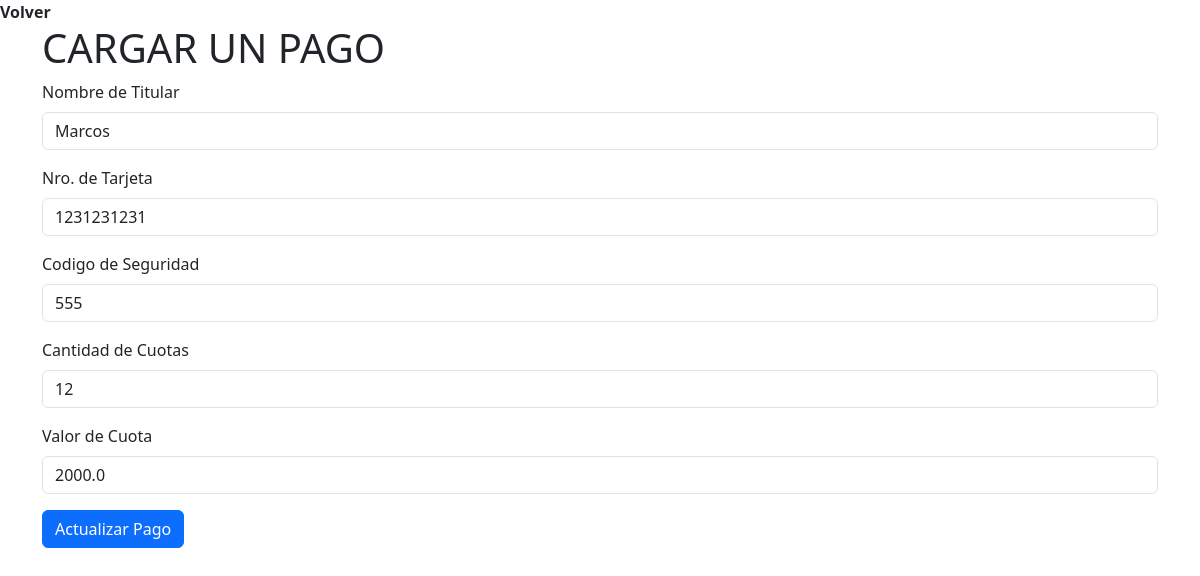
The app's page /actualizar_pago/2, older data.
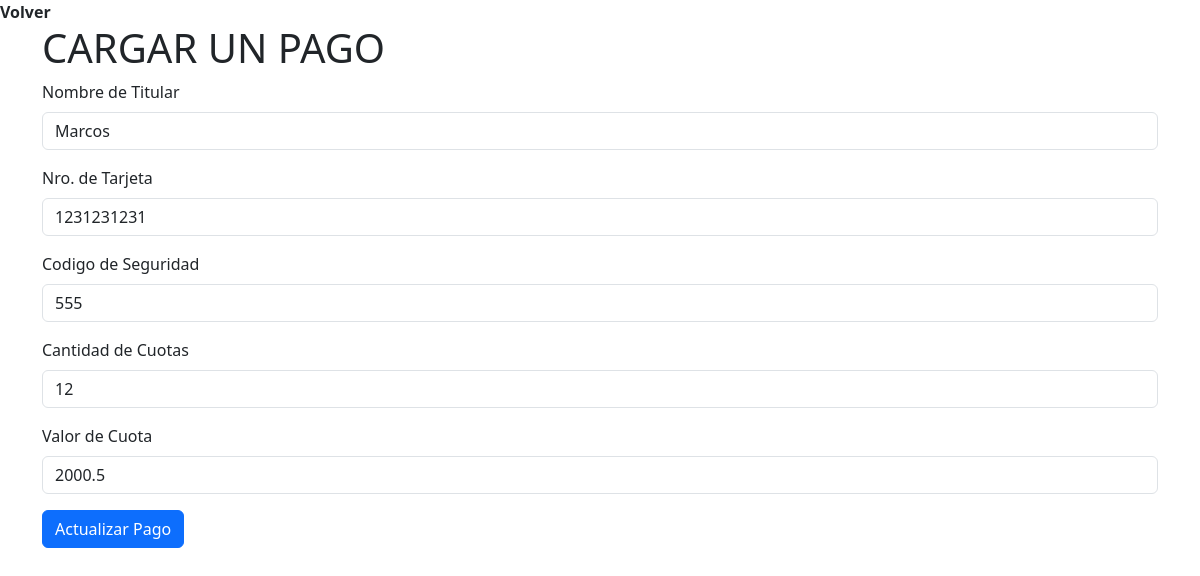
The same page, newer data.
### recepcion/models.py (models this page shows)
class PagoTarjeta(models.Model):
    numtarjeta = models.IntegerField(default=0)
    codseguridad = models.IntegerField(default=0)
    nombrepropietario = models.CharField(max_length=100)
    cuotas = models.IntegerField(default=0)
    valor = models.FloatField(default=0.0)

### recepcion/views.py (the view, shortened to what this page needs)
# urls.py: path('actualizar_pago/<identificador>', actualizarpagotarjeta, name="actualizar_pago"),
def actualizarpagotarjeta(request, identificador=''):
    if request.method == "GET":
        tarjeta = get_object_or_404(PagoTarjeta, pk=int(identificador))
        initial = {
            "id": tarjeta.id,
            "nombrepropietario": tarjeta.nombrepropietario,
            "numtarjeta": tarjeta.numtarjeta,
            "codseguridad": tarjeta.codseguridad,
            "cuotas": tarjeta.cuotas,
            "valor": tarjeta.valor,
        }
        form_actualizarpago = ActualizarTarjetaForm(initial=initial)
        return render(request, 'recepcion/carga_pago.html', {'form_pago': form_actualizarpago, 'actualizar_pago': True})

### recepcion/forms.py
class ActualizarTarjetaForm(AgregarPagoForm):
    id = forms.IntegerField(widget = forms.HiddenInput())

### recepcion/templates/recepcion/carga_pago.html (shortened to what this page needs)
{% load bootstrap5 %}
{% bootstrap_css %}
<a class="nav-link active" href="{%url  'lista_pagos' %}"> <b>Volver</b></a>
<div class="container">
    <div class="row">
      <div class="col">
       <h1>CARGAR UN PAGO</h1>
      </div>
      </div>
      <div class="row">
      <div class="col">
    {% if actualizar_pago %}
        <form action="{% url 'actualizar_pago' %}" method="post">
    {% else %}
        <form action="{% url 'cargar_pago'%}" method="post">
    {% endif %}
       {% bootstrap_form form_pago %}
       {% if actualizar_pago %}
         {% bootstrap_button "Actualizar Pago" button_type="submit" button_class="btn-primary" %}
       {% else %}
         {% bootstrap_button "Guardar Pago" button_type="submit" button_class="btn-success" %}
       {% endif %}
       </form>
      </div>
    </div>
  </div>

Row changes from the older to the newer data that the page shows:
changed PagoTarjeta "Marcos": valor "2000.0" → "2000.5"
